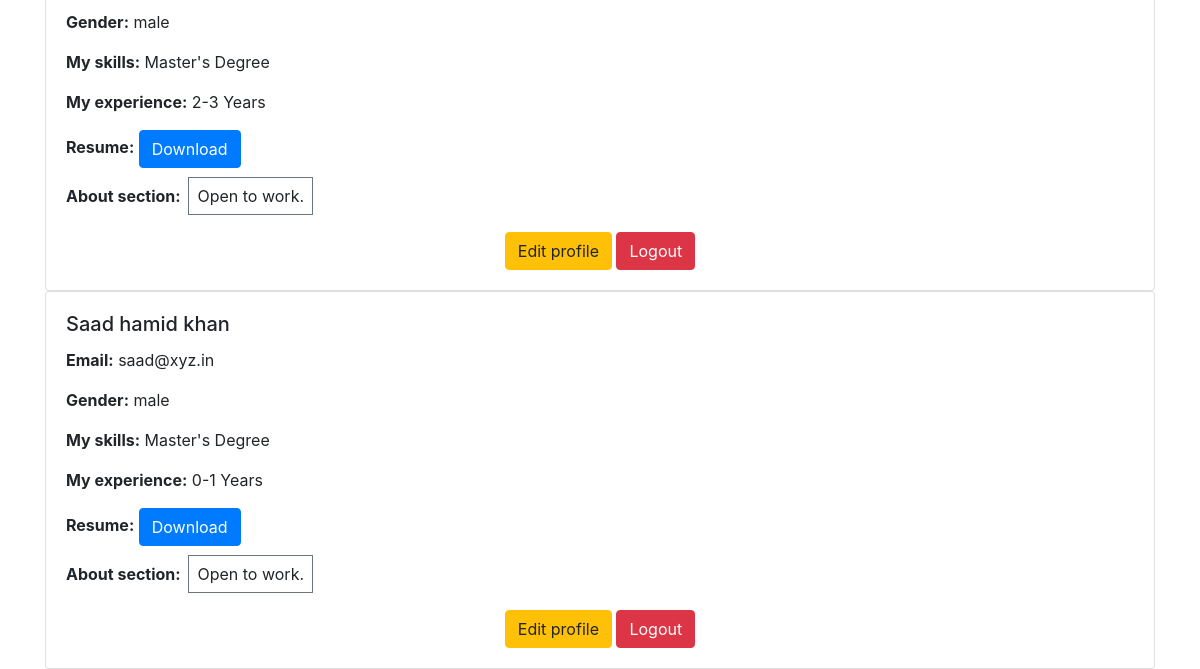
The page /profile/ (lower part) on the database as committed earlier.
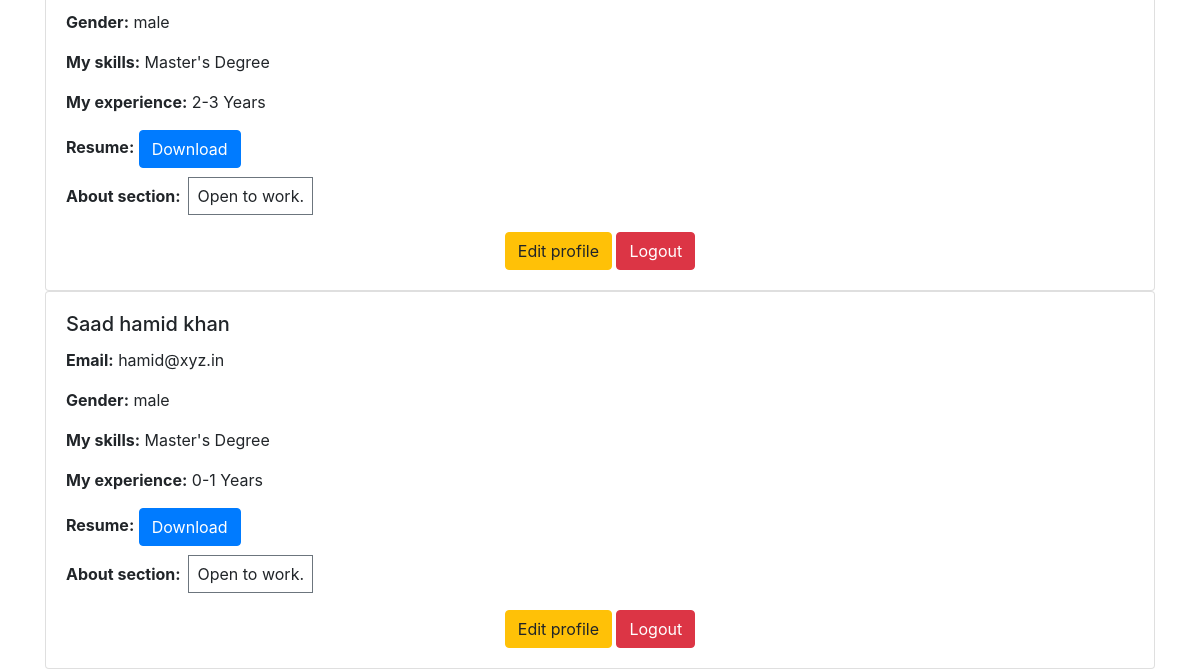
The same page on the database as committed later.
### Account/models.py (models this page shows, shortened)
class CandidateProfile(models.Model):
    user = models.OneToOneField(CustomUser, on_delete=models.CASCADE)
    first_name=models.CharField(_("first_name"),default='xyz', max_length=50)
    last_name=models.CharField(_("last_name"),default='xyz', max_length=50)
    cond_email=models.EmailField(_("Email-address"), max_length=254,unique=True,default="")
    skill= models.CharField(_("Add your skills"), max_length=50,choices=EDUCATION_CHOICES,default='masters')
    experience=models.CharField(_("your work wxperience level"), max_length=50,choices=EXPERIENCE_CHOICES, default='0-1')
    has_resume=models.BooleanField(_("has_resume"),default=True,max_length=5)
    resume=models.FileField(_("Resume"), upload_to='profiles/', max_length=100,blank=True)
    gender=models.CharField(_("Choice "), max_length=50,choices=gender_chioce,default="")
    bio=models.TextField(_("Write your bio here!!!!!!!"),blank=True)

### Account/views.py (the view)
# urls.py: path('profile/',views.candidate_profile_view,name='candidate_profile'),
def candidate_profile_view(request):
    profiles=CandidateProfile.objects.all()
    return render(request,'account/candidate_profile.html',locals())

### templates/account/candidate_profile.html (shortened to what this page needs)
{% extends "base.html" %}
{% load static %}
{% block content %}
<div class="container">
    {% for profile in profiles %}
    <div class="card">
        <div class="card-body">
            <h5 class="card-title">{{ profile.first_name }} {{ profile.last_name }}</h5>
            <p class="card-text"><strong>Email:</strong> {{ profile.cond_email }}</p>
            <p class="card-text"><strong>Gender:</strong> {{ profile.get_gender_display }}</p>
            <p class="card-text"><strong>My skills:</strong> {{ profile.get_skill_display }}</p>
            <p class="card-text"><strong>My experience:</strong> {{ profile.get_experience_display }}</p>
            {% if profile.has_resume %}
                <p class="card-text"><strong>Resume:</strong> <a href="" class="btn btn-primary">Download</a></p>
            {% else %}
                <p class="card-text">No resume uploaded.</p>
            {% endif %}
            <strong>About section: </strong><artical class="card-text border border-secondary m-1 p-2 h-100 w-100">{{profile.bio}}.</artical>
            <div class="text-center mt-4">
                <a href="{% url 'Account:update_candidate_profile' %}" class="btn btn-warning">Edit profile</a>
                <a href="" class="btn btn-danger">Logout</a>
            </div>
        </div>
    </div>
    {% endfor %}
</div>
{% endblock %}

Rows that differ between the two databases and show on the page:
changed CandidateProfile "Saad hamid": cond_email "saad@xyz.in" → "hamid@xyz.in"
